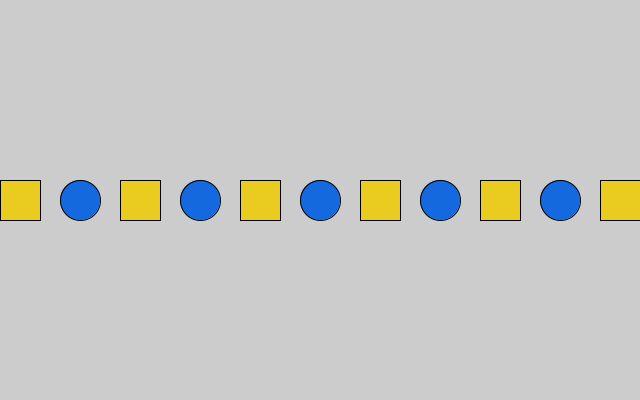
Frame 1 (no input)
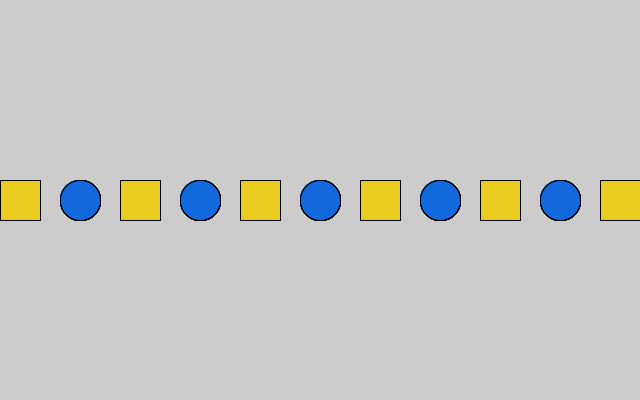
Frame 60 (the mouse pressed at the canvas centre just before this capture)
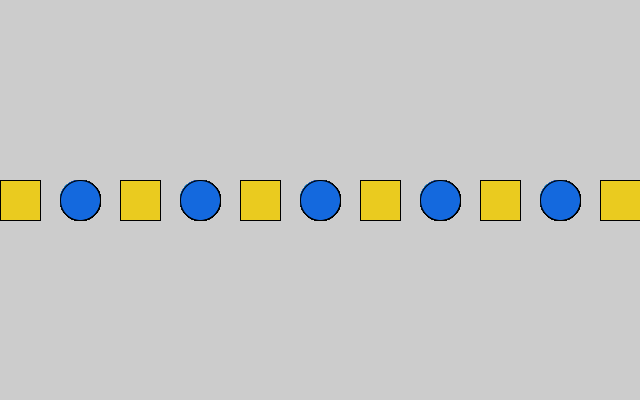
Frame 120 (the mouse held since frame 60 and released just before this capture)

The Processing sketch that drew these frames (run headless with seeded random() and noise(); from frame 60 on, the mouse is pressed at the canvas centre):

// Processing sketch: circles_squares
// ── circles_squares.pde
void setup() {
  size(640, 400);
}

void draw() {
  rectMode(CENTER);
  for (int i = 20; i<630; i+=60) { //11 total; spaced 20
    if (i%40==0) {
      fill(20,105,222);
      ellipse(i, height/2, 40, 40);
    }
    else if(i%20==0) {
      fill(234,203,31);
      rect(i, height/2, 40, 40);
    }
  }
}
